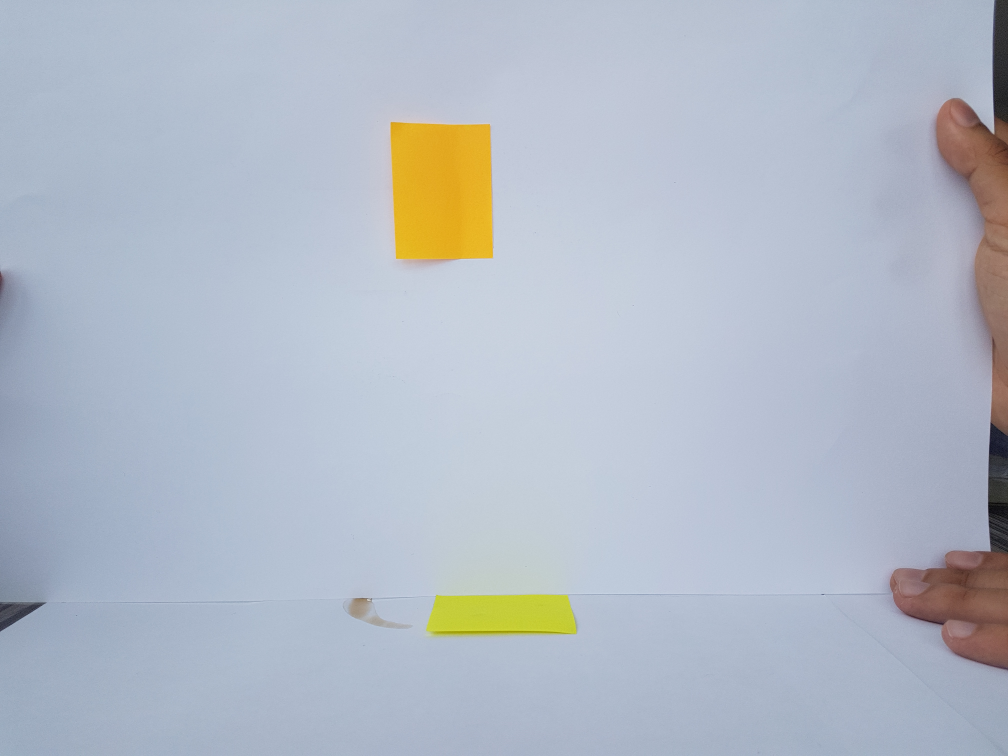
#> input picture img/proporciones.jpg, 4032 x 3024 px (shown at 1/4 size)
$ python final.py
#> lines starting #> are read from the running program, lines starting #| are printed output that depends on the picture; after the words box and inside, x2 and y2 are one past the last pixel; in counts of white or black regions, pixels touching at a corner belong together; long printed decimals are rounded
import cv2
import numpy as np
import glob
import math
def calcular_volumen(ancho, alto):
    radio=float(ancho)/2
    return math.pi*radio*radio*alto

#valores reales del tamaño del papel
REAL_WIDTH=3.80
REAL_HEIGHT=5.00
#imagen completa
img = cv2.imread('img/proporciones.jpg')
#> img is the input picture: shape (3024, 4032, 3); mean B, G, R 198.3, 186.3, 178.4
#recorte de donde se ubicó el papel
crop_img = img[450:1100, 1550:2000]
row,col,ch = crop_img.shape
#> row = 650; col = 450; ch = 3

blank_image = np.zeros((row,col,3), np.uint8)
blank_image[:,:] = (0,131,255)
#operacion and con fondo de color naranja, para eliminar ruido de otros colores
mask=cv2.bitwise_and(crop_img,blank_image)
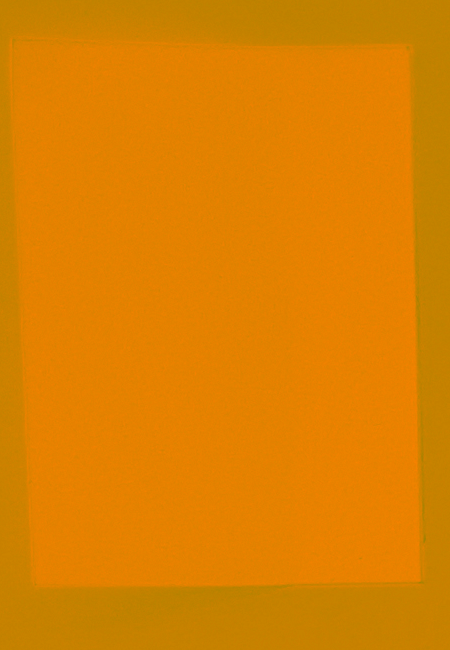
#> mask: shape (650, 450, 3); mean B, G, R 0, 129.5, 220.8
#haciendo que el contraste sea mas notable con sharpening
kernel = np.array([[-1,-1,-1], [-1,9,-1], [-1,-1,-1]])
im = cv2.filter2D(mask, -1, kernel)
#filtro mediano para suavizar la imagen y eliminar ruido
f=cv2.medianBlur(im, 9)
#umbralizando
ret,thresh= cv2.threshold(f,217,255,cv2.THRESH_BINARY)
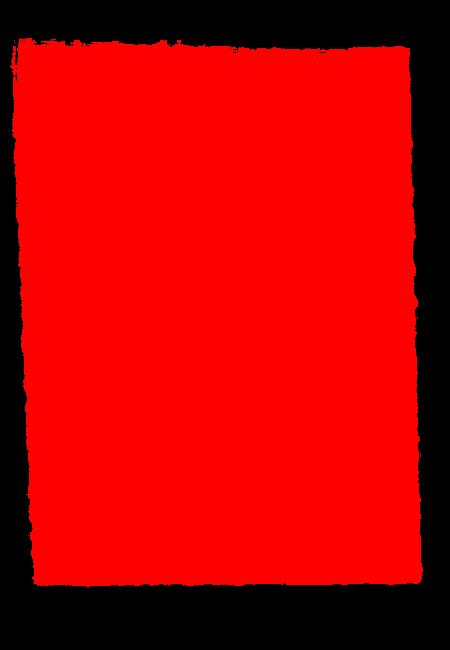
#> thresh: shape (650, 450, 3); mean B, G, R 0, 0, 185.1
#cambiando a escala de grises
gray = cv2.cvtColor(thresh, cv2.COLOR_BGR2GRAY)
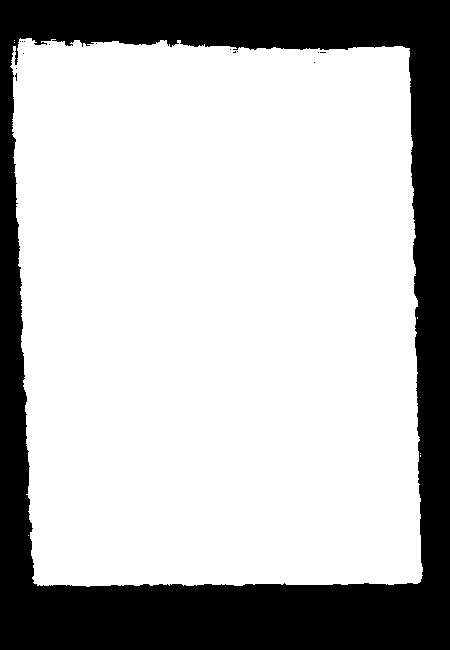
#> gray: shape (650, 450); values 0 (black) and 76 (white), 72.6% white; 15 black regions (14 under 20 px), largest, box (x1, y1, x2, y2) and area: (0, 0, 450, 650) 80143
#erosionando imagen para obtener un contorno mas preciso
k = np.ones((5,5),np.uint8)
erosion = cv2.erode(gray,k,iterations = 2)
#> erosion: shape (650, 450); values 0 (black) and 76 (white), 69.5% white; 2 black regions
#encontrando los contornos
contours, hierarchy = cv2.findContours(erosion, cv2.RETR_TREE, cv2.CHAIN_APPROX_SIMPLE)
#> contours = 2 contours; box (x1, y1, x2, y2) and area: (17, 45, 418, 582) 202461, (309, 57, 320, 68) 98

if len(contours) != 0:
    cv2.drawContours(crop_img, contours, -1, 255, 3)
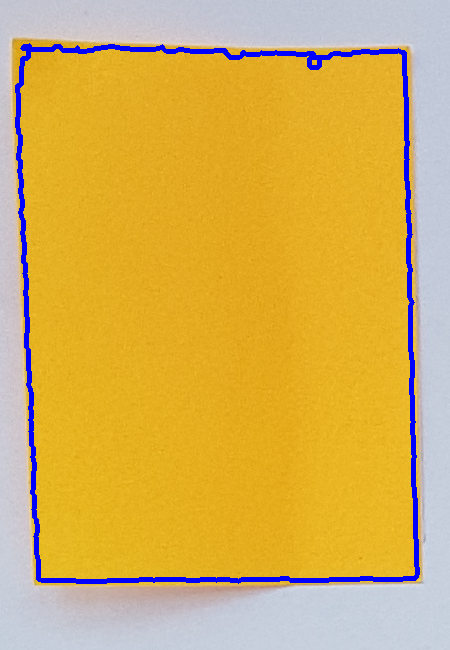
#> crop_img: shape (650, 450, 3); mean B, G, R 89.1, 176.4, 213.5

    # encuentro el area mas grande que abarca el contorno
    c = max(contours, key=cv2.contourArea)
#> c = contour of 341 points, box (x1, y1, x2, y2) (17, 45, 418, 582), area 202461

    x, y, w, h = cv2.boundingRect(c)
#> x = 17; y = 45; w = 401; h = 537
    # dibujo un rectángulo
    rkt = cv2.rectangle(crop_img, (x, y), (x + w, y + h), (0, 255, 0), 2)

    print (w)
#| 401
    print (h)
#| 537

    x_relation=REAL_WIDTH/w #relación centímetro por píxel (ancho)
#> x_relation = 0.00948
    y_relation=REAL_HEIGHT/h #relación centímetro por píxel  (alto)
#> y_relation = 0.00931

    print (x_relation)
#| 0.009476
    print (y_relation)
#| 0.009311

rutas = glob.glob("img/m*.jpg")
for ruta in rutas:
    print(ruta)
    img = cv2.imread(ruta,0)
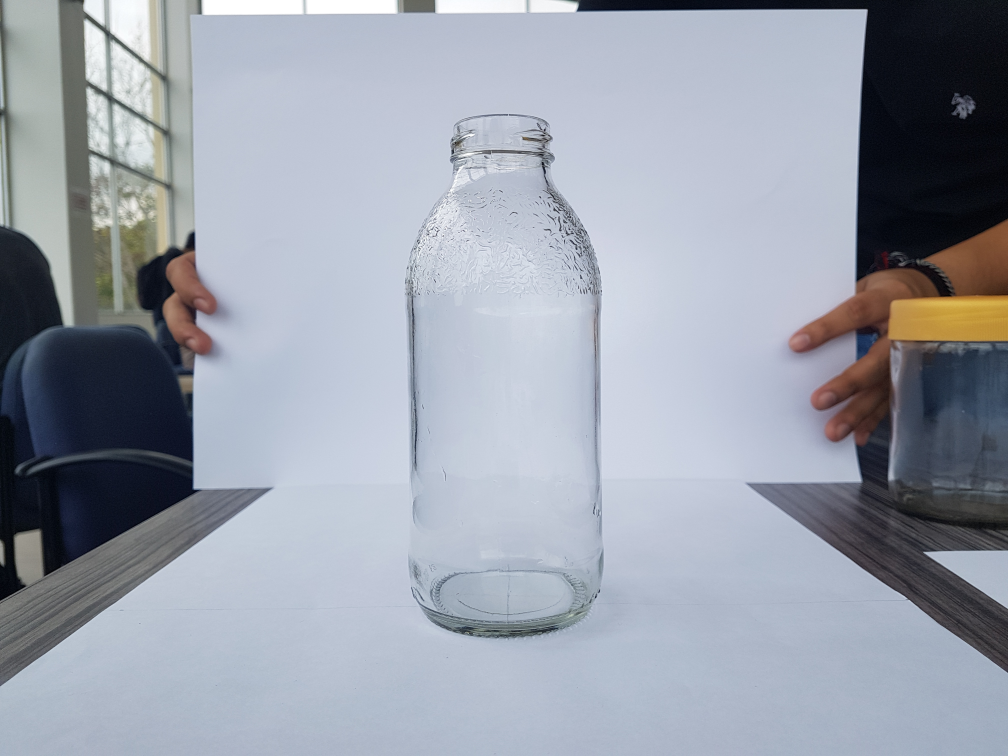
#> input picture img/m0.jpg, 4032 x 3024 px (shown at 1/4 size)
#> img: shape (3024, 4032); min 0, max 255, mean 159.1
    y, x = img.shape
#> y = 3024; x = 4032
    ycenter = int(y/2)
#> ycenter = 1512
    xcenter = int(x/2)
#> xcenter = 2016
    kernel = np.ones((9,9),np.uint8)

    cropped = img[ycenter-1055:ycenter+1030, xcenter-450:xcenter+450]
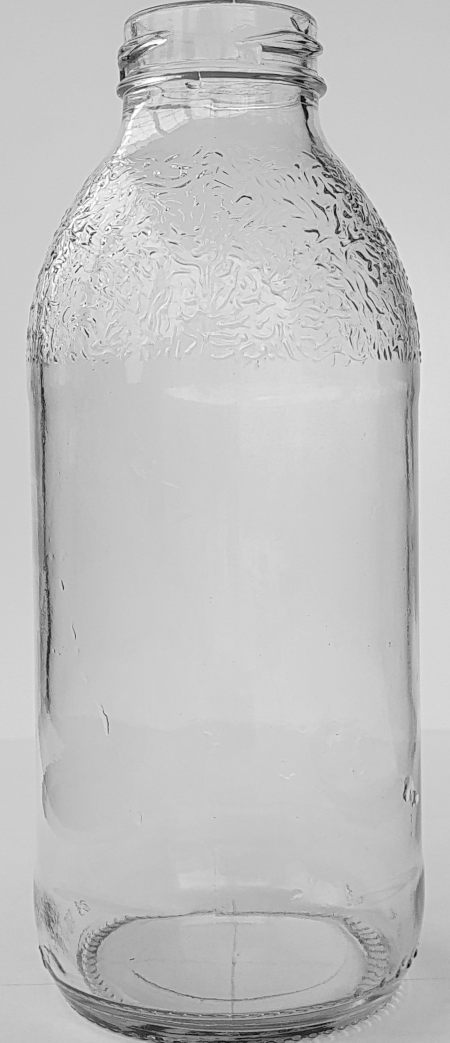
#> cropped: shape (2085, 900) (shown at 1/2 size); min 0, max 255, mean 193
    color =cv2.cvtColor(cropped,cv2.COLOR_GRAY2BGR)
    ret,thresh = cv2.threshold(cropped,75,255,cv2.THRESH_BINARY_INV)
#> thresh: shape (2085, 900); 0.79% white; 787 white regions (656 under 20 px), largest, box (x1, y1, x2, y2) and area: (469, 2052, 669, 2079) 1279, (260, 2048, 459, 2073) 1088, (244, 2053, 334, 2080) 681


    opening = cv2.morphologyEx(thresh, cv2.MORPH_OPEN, kernel)
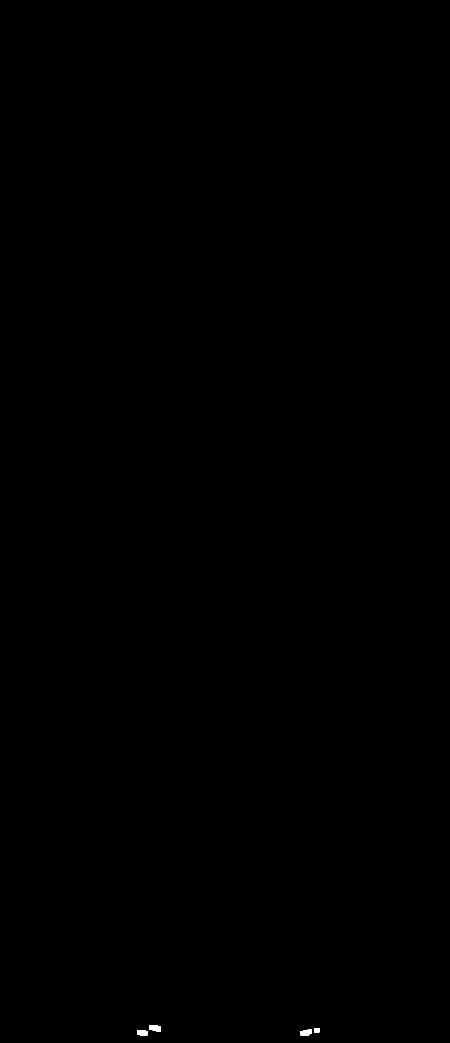
#> opening: shape (2085, 900) (shown at 1/2 size); 0.04% white; 4 white regions, box (x1, y1, x2, y2) and area: (298, 2050, 322, 2063) 261, (601, 2059, 624, 2071) 233, (274, 2060, 295, 2071) 212, (628, 2056, 639, 2066) 106
    closing = cv2.morphologyEx(opening, cv2.MORPH_CLOSE, kernel)
#> closing: shape (2085, 900); 0.04% white; 3 white regions, box (x1, y1, x2, y2) and area: (601, 2056, 639, 2071) 367, (298, 2050, 322, 2063) 261, (274, 2060, 295, 2071) 215
    erosion = cv2.erode(closing, kernel, iterations=4)
#> erosion: shape (2085, 900); every value is 0

    contours, hierarchy = cv2.findContours(erosion, cv2.RETR_EXTERNAL, cv2.CHAIN_APPROX_NONE)
#> contours = []

    if len(contours) != 0:
        # draw blue for all areas
        cv2.drawContours(color, contours, -1, 255, 3)

        #find the biggest area
        c = max(contours, key = cv2.contourArea)

        x,y,w,h = cv2.boundingRect(c)
        # rectangle for biggest area
        cv2.rectangle(color,(x,y),(x+w,y+h),(0,255,0),2)

        ancho=w*x_relation
        alto=h*y_relation

        print(calcular_volumen(ancho,alto))
        #Mostrando la imagen reducida en escala
        scale_percent = 30  # percent of original size
        width = int(color.shape[1] * scale_percent / 100)
        height = int(color.shape[0] * scale_percent / 100)
        dim = (width, height)
        # resize image
        resized = cv2.resize(color, dim, interpolation=cv2.INTER_AREA)

        cv2.imshow("fin",resized)
        cv2.waitKey(0)
#> pass 2 of the loop `for ruta in rutas:`:
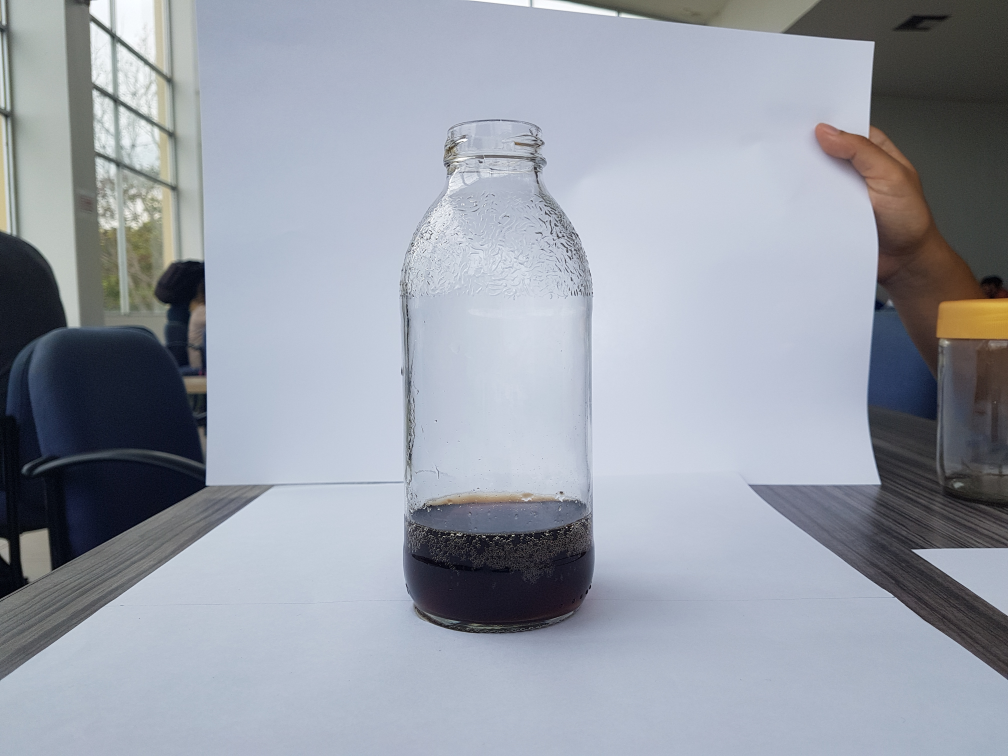
#> input picture img/m1.jpg, 4032 x 3024 px (shown at 1/4 size)
#> `ret,thresh = cv2.threshold(cropped,75,255,cv2.THRESH_BINARY_INV)`:
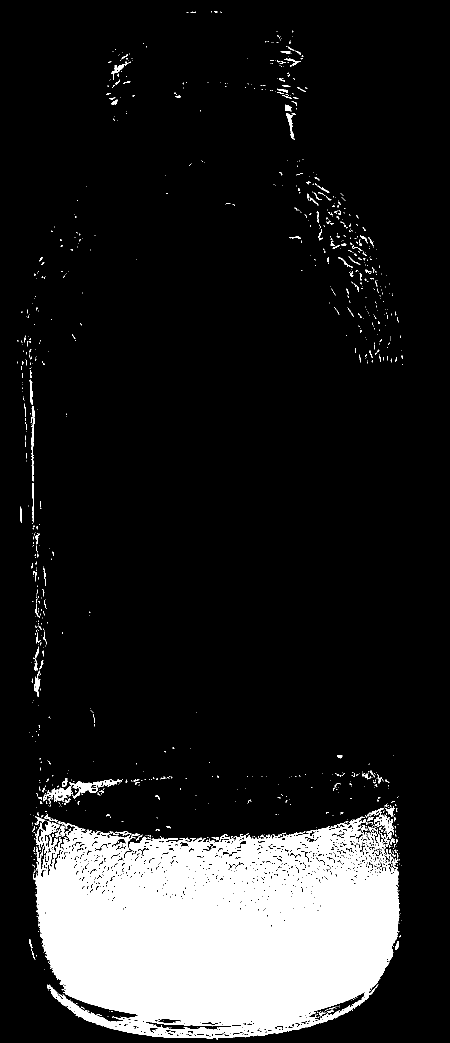
#> thresh: shape (2085, 900) (shown at 1/2 size); 13.7% white; 1009 white regions (887 under 20 px), largest, box (x1, y1, x2, y2) and area: (66, 1633, 800, 2079) 243913, (86, 1558, 246, 1604) 1901, (734, 1616, 788, 1686) 858
#> opening: shape (2085, 900); 11% white; 52 white regions, largest, box (x1, y1, x2, y2) and area: (75, 1680, 797, 2059) 189687, (288, 1682, 337, 1736) 1431, (639, 1658, 665, 1708) 1069
#> closing: shape (2085, 900); 11.4% white; 14 white regions, largest, box (x1, y1, x2, y2) and area: (75, 1672, 797, 2068) 209060, (139, 1663, 236, 1733) 2180, (621, 1658, 665, 1708) 1587
#> `contours, hierarchy = cv2.findContours(erosion, cv2.RETR_EXTERNAL, cv2..`: contours = 2 contours; box (x1, y1, x2, y2) and area: (94, 1709, 781, 2041) 143950, (317, 1708, 321, 1717) 24
#> `c = max(contours, key = cv2.contourArea)`: c = contour of 2280 points, box (x1, y1, x2, y2) (94, 1709, 781, 2041), area 143950
#> `x,y,w,h = cv2.boundingRect(c)`: x = 94; y = 1709; w = 687; h = 332
#> ancho = 6.51
#> alto = 3.09
#> radio = 3.26
#| 102.900
#> `resized = cv2.resize(color, dim, interpolation=cv2.INTER_AREA)`:
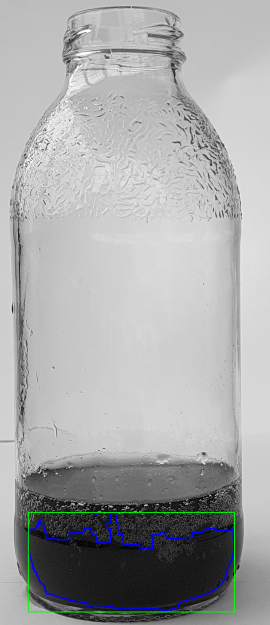
#> resized: shape (625, 270, 3); mean B, G, R 168.2, 167.5, 166.7
#> pass 3 of the loop `for ruta in rutas:`:
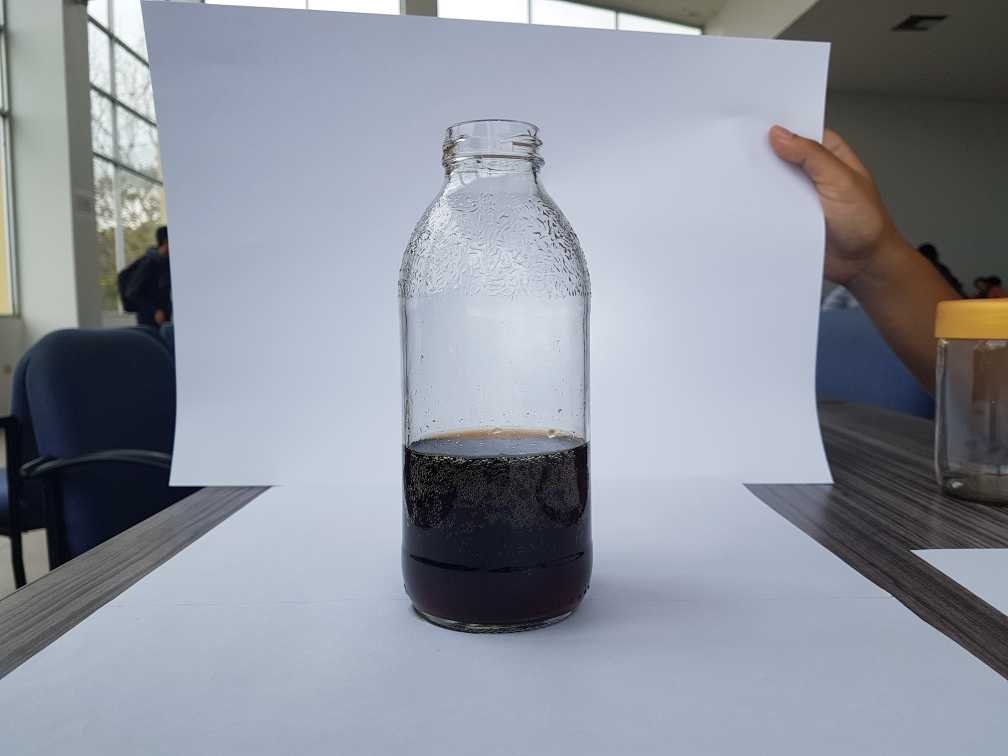
#> input picture img/m2.jpg, 4032 x 3024 px (shown at 1/4 size)
#> `ret,thresh = cv2.threshold(cropped,75,255,cv2.THRESH_BINARY_INV)`:
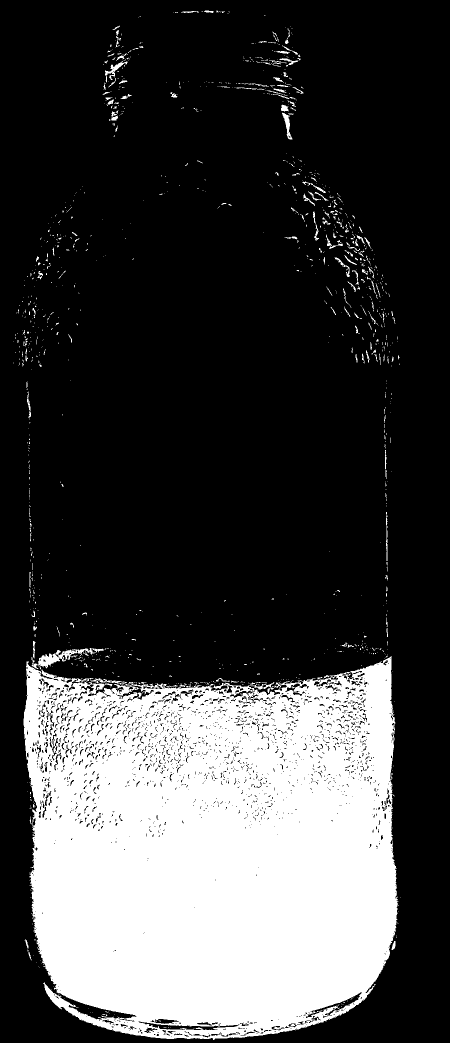
#> thresh: shape (2085, 900) (shown at 1/2 size); 25.8% white; 1160 white regions (999 under 20 px), largest, box (x1, y1, x2, y2) and area: (47, 1313, 796, 2080) 469792, (63, 1296, 209, 1339) 1617, (210, 122, 255, 165) 438
#> opening: shape (2085, 900); 22% white; 70 white regions, largest, box (x1, y1, x2, y2) and area: (62, 1326, 794, 2063) 384452, (47, 1340, 91, 1610) 6719, (255, 1377, 337, 1446) 2589
#> closing: shape (2085, 900); 22.7% white; 13 white regions, largest, box (x1, y1, x2, y2) and area: (47, 1326, 794, 2070) 424314, (96, 1358, 128, 1387) 588, (140, 1367, 161, 1388) 308
#> `contours, hierarchy = cv2.findContours(erosion, cv2.RETR_EXTERNAL, cv2..`: contours = 7 contours, 3 with area under 20; largest, box (x1, y1, x2, y2) and area: (83, 1346, 777, 2050) 310779, (661, 1510, 686, 1538) 320, (612, 1422, 632, 1456) 282, (640, 1394, 649, 1398) 24
#> `c = max(contours, key = cv2.contourArea)`: c = contour of 3868 points, box (x1, y1, x2, y2) (83, 1346, 777, 2050), area 310779
#> `x,y,w,h = cv2.boundingRect(c)`: x = 83; y = 1346; w = 694; h = 704
#> ancho = 6.58
#> alto = 6.55
#| 222.667
#> `resized = cv2.resize(color, dim, interpolation=cv2.INTER_AREA)`:
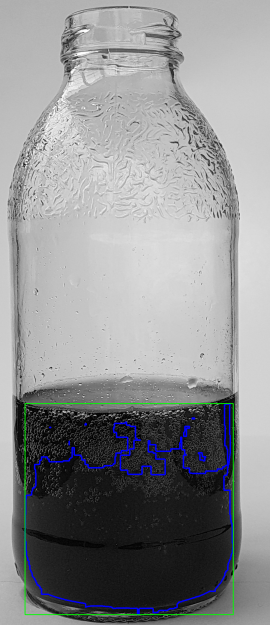
#> resized: shape (625, 270, 3); mean B, G, R 145.4, 143.9, 142.7
cv2.destroyAllWindows()
